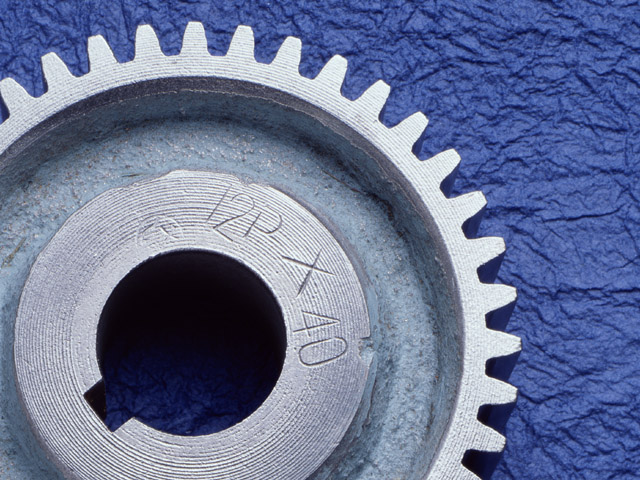
//> input picture sampleprogram/01/01-09.jpg, 640 x 480 px
$ ./01-03   (built with g++ and OpenCV 4)
//> lines starting //> are read from the running program, lines starting //| are printed output that depends on the picture; after the words box and inside, x2 and y2 are one past the last pixel; in counts of white or black regions, pixels touching at a corner belong together
#define _CRT_SECURE_NO_WARNINGS
#include <iostream>
#include <string>
#include <opencv2/opencv.hpp>
std::string win_src = "src";
std::string win_dst = "dst";

int main()
{
  cv::Mat img_src = cv::imread("./01-09.jpg", 1);
//> img_src is the input picture: 480 rows x 640 cols, CV_8UC3; mean B, G, R 148.9, 115.3, 104.6
  cv::Mat img_gray, img_dst;

  if (!img_src.data) {
    std::cout << "error" << std::endl;
    return -1;
  }

  cv::cvtColor(img_src, img_gray, cv::COLOR_BGR2GRAY);
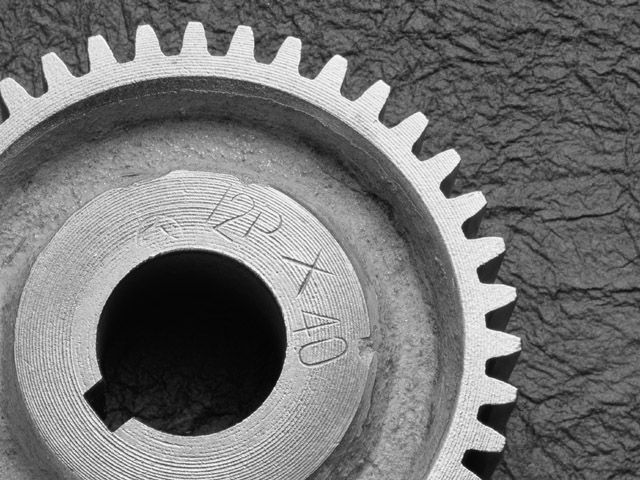
//> img_gray: 480 rows x 640 cols, CV_8UC1; min 4, max 255, mean 115.9

  // Canny
  cv::Canny(img_gray, img_dst, 350, 1000);
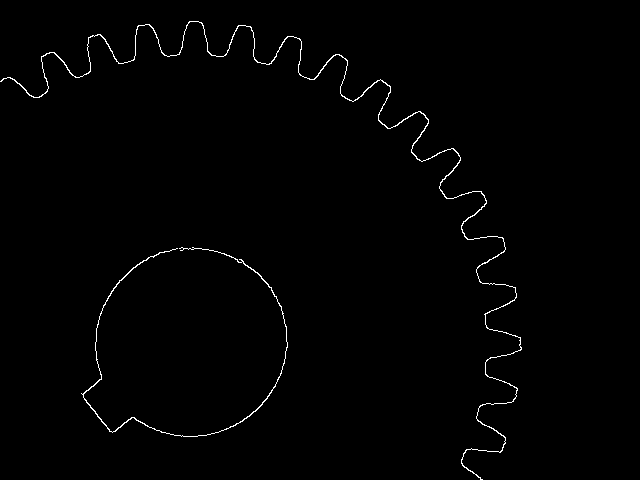
//> img_dst: 480 rows x 640 cols, CV_8UC1; 0.88% white in thin lines or dots, all inside (x1, y1, x2, y2) = (0, 21, 522, 480)

  // ウインドウ生成
  cv::namedWindow(win_src, cv::WINDOW_AUTOSIZE);
  cv::namedWindow(win_dst, cv::WINDOW_AUTOSIZE);

  // 表示
  cv::imshow(win_src, img_src);
  cv::imshow(win_dst, img_dst);

  cv::waitKey(0);

  return 0;
}

$ run again, with sampleprogram/01/01-12.jpg copied over sampleprogram/01/01-09.jpg
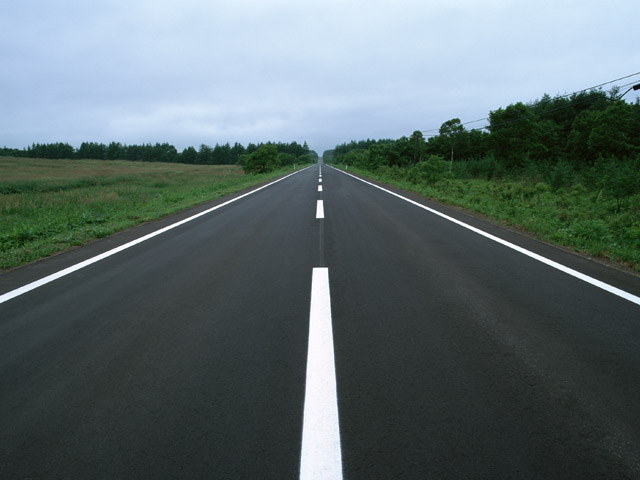
//> input picture sampleprogram/01/01-12.jpg, 640 x 480 px
//> img_src is the input picture: 480 rows x 640 cols, CV_8UC3; mean B, G, R 109.7, 107.6, 93.9
//> `cv::cvtColor(img_src, img_gray, cv::COLOR_BGR2GRAY);`:
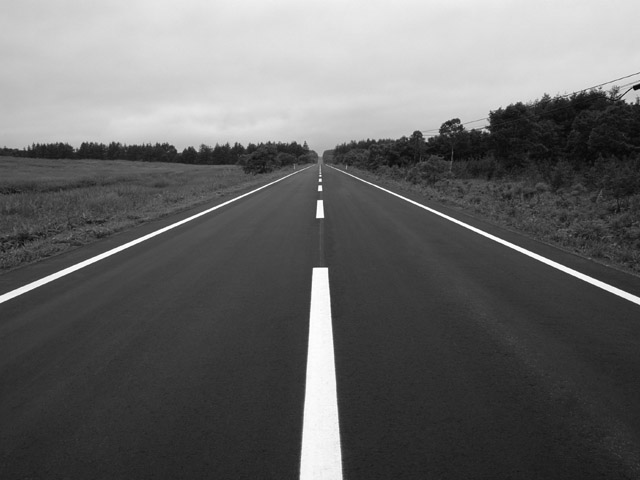
//> img_gray: 480 rows x 640 cols, CV_8UC1; min 3, max 255, mean 103.8
//> `cv::Canny(img_gray, img_dst, 350, 1000);`:
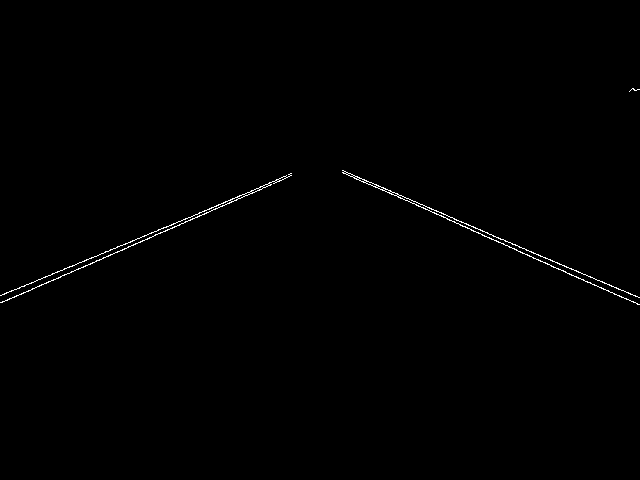
//> img_dst: 480 rows x 640 cols, CV_8UC1; 0.46% white in thin lines or dots, all inside (x1, y1, x2, y2) = (0, 88, 640, 305)

$ run again, with sampleprogram/01/01-13.jpg copied over sampleprogram/01/01-09.jpg
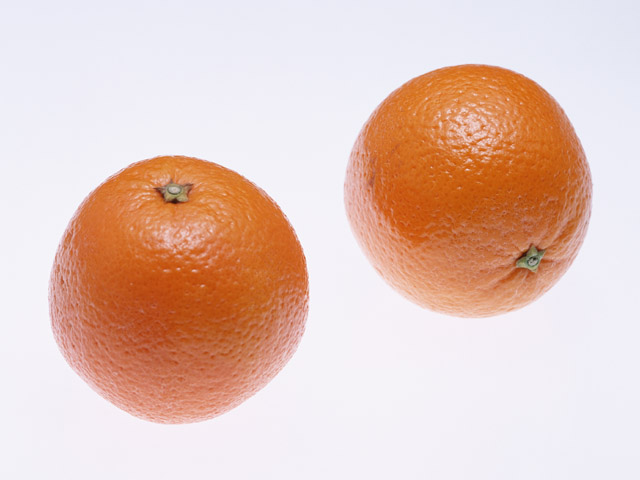
//> input picture sampleprogram/01/01-13.jpg, 640 x 480 px
//> img_src is the input picture: 480 rows x 640 cols, CV_8UC3; mean B, G, R 189.3, 199.7, 229
//> `cv::cvtColor(img_src, img_gray, cv::COLOR_BGR2GRAY);`:
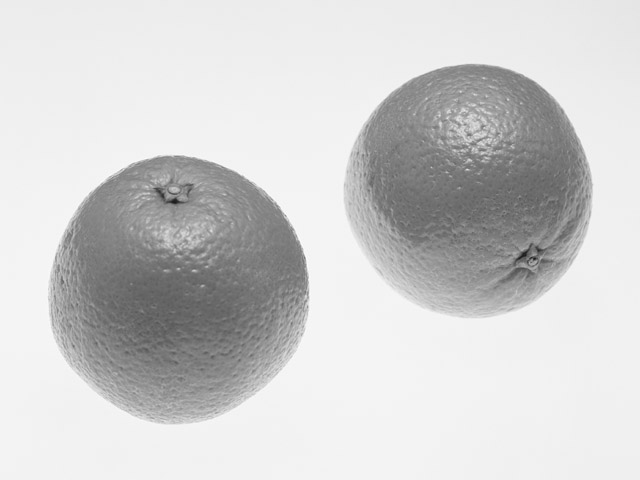
//> img_gray: 480 rows x 640 cols, CV_8UC1; min 27, max 254, mean 207.3
//> img_dst: 480 rows x 640 cols, CV_8UC1; every value is 0
